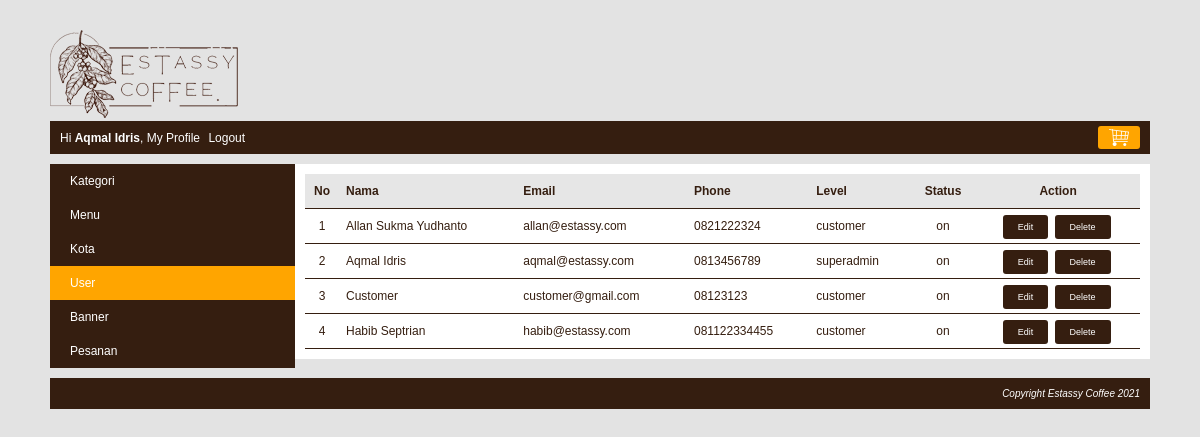
/index.php?page=my_profile&module=user&action=list (signed in), run on the app's committed database.
### tables this page shows
CREATE TABLE `user` (
  `user_id` int(10) NOT NULL,
  `level` varchar(30) NOT NULL,
  `nama` varchar(150) NOT NULL,
  `email` varchar(160) NOT NULL,
  `alamat` varchar(400) NOT NULL,
  `phone` varchar(15) NOT NULL,
  `password` varchar(300) NOT NULL,
  `status` enum('on','off') NOT NULL
);

### module/user/list.php (the view)
<?php
    $no=1;
    $queryAdmin = mysqli_query($koneksi, "SELECT * FROM user ORDER BY nama ASC");
    if(mysqli_num_rows($queryAdmin) == 0)
    {
        echo "<h3>Saat ini belum ada data user yang dimasukan</h3>";
    }
    else
    {
        echo "<table class='table-list'>";
            echo "<tr class='baris-title'>
                    <th class='kolom-nomor'>No</th>
                    <th class='kiri'>Nama</th>
                    <th class='kiri'>Email</th>
                    <th class='kiri'>Phone</th>
                    <th class='kiri'>Level</th>
                    <th class='tengah'>Status</th>
                    <th class='tengah'h>Action</th>
                 </tr>";
            while($rowUser=mysqli_fetch_array($queryAdmin))
            {
                echo "<tr>
                        <td class='kolom-nomor'>$no</td>
                        <td>$rowUser[nama]</td>
                        <td>$rowUser[email]</td>
                        <td>$rowUser[phone]</td>
                        <td>$rowUser[level]</td>
                        <td class='tengah'>$rowUser[status]</td>
                        <td class='tengah'>
                        <a class='tombol-action' href='".BASE_URL."index.php?page=my_profile&module=user&action=form&user_id=$rowUser[user_id]"."'>Edit</a>
                        <a class='tombol-action' href='".BASE_URL."module/user/action.php?button=Delete&user_id=$rowUser[user_id]"."'>Delete</a>
                        </td>
                     </tr>";
                $no++;
            }
        echo "</table>";
    }
?>

### css/style.css (style rules this page uses)
body { font-family:arial; font-size:12px; color:#351E10; background:#e3e3e3; margin:0px; }
.table-list { width: 100%; border-collapse: collapse; }
.table-list tr { border-bottom: 1px solid #351E10; }
.table-list tr.baris-title { background: #E6E6E6; }
.table-list tr th, .table-list tr td { padding: 10px 7px; }
.kolom-nomor { width: 20px; text-align: center; }
.tengah { text-align: center; }
.kiri { text-align: left; }
.tombol-action { background: #351E10; color: white; padding: 7px 15px; border-radius: 3px; cursor: pointer; text-decoration: none; margin-right: 3px; font-size: 9px; }

### data on the page
user: nama "Allan Sukma Yudhanto", email "allan@estassy.com", phone "0821222324", level "customer", status "on"
user: nama "Aqmal Idris", email "aqmal@estassy.com", phone "0813456789", level "superadmin", status "on"
user: nama "Customer", email "customer@gmail.com", phone "08123123", level "customer", status "on"
user: nama "Habib Septrian", email "habib@estassy.com", phone "081122334455", level "customer", status "on"

### other printed values
$nama "Aqmal Idris"
